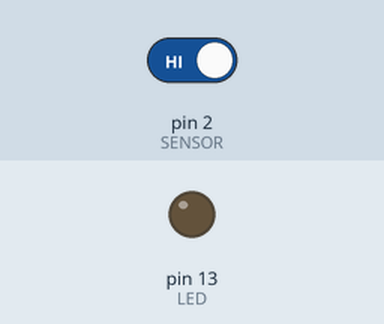
Recording of a sketch running on a simulated Arduino Uno, built with avr-gcc and run on an emulated ATmega328P. On the bench: output pins drawn as LEDs (lit = HIGH). Inputs (shaded band) come from the test bench; at power-on: pin 2 (SENSOR) HIGH.

Above: at 1.2 s.
1.3 s: pin 2 (SENSOR) driven LOW
At 2.5 s:
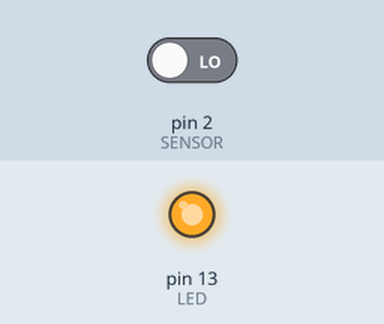
2.8 s: pin 2 (SENSOR) driven HIGH
At 3.6 s:
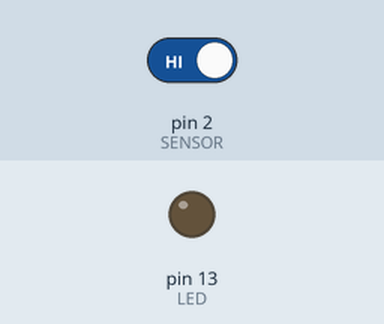
Timing chart, 0 to 5.8 s (numbered marks = the images above; inputs shaded):
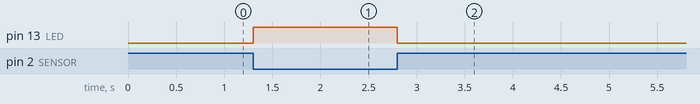

The sketch:

Prueba_instruccion_while.ino
```cpp
// Made by: Juan Rodrigo Guzman Martinez

int LED=13; // Declaramos el pin 13 con el nombre de LED
int SENSOR=2;  // Declaramos el pin 2 con el nombre de SENSOR
int ESTADO; // Declaramos una variable entera llamada ESTADO

void setup() {
pinMode(LED, OUTPUT); // Declaramos el pin llamado LED como salida
pinMode(SENSOR, INPUT); // Declaramos el pin llamado SENSOR como entrada

}

void loop() {

// Inicializmos el sensor en el ciclo while y ponemos la condicion
while(digitalRead(SENSOR)!=HIGH){
digitalWrite(LED, HIGH); // Si nuestro estado es alto o es 1 el LED encendera
}
digitalWrite(LED, LOW); // Si no se cumple la condicion el LED estara apagado
}
```

Measured:
- after the input at 1.3 s, pin 13 (LED): LOW → HIGH at once
- after the input at 2.8 s, pin 13 (LED): HIGH → LOW at once
